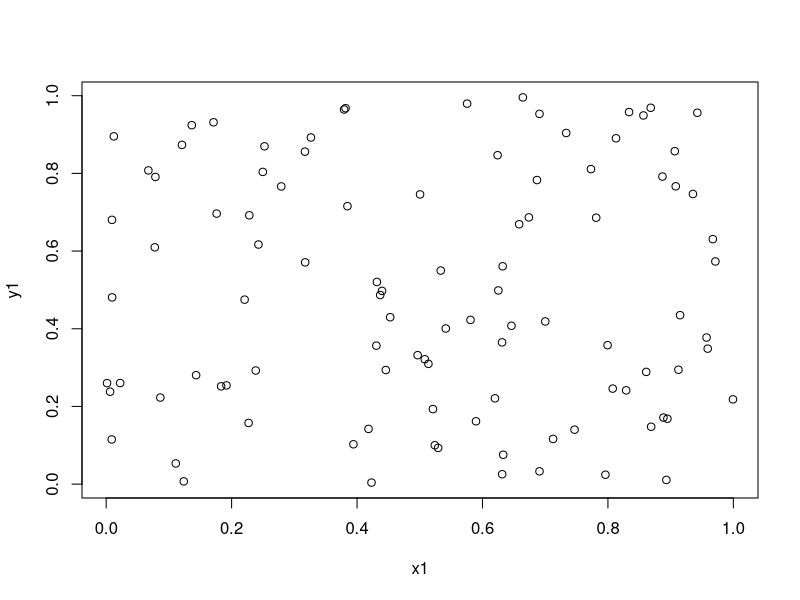
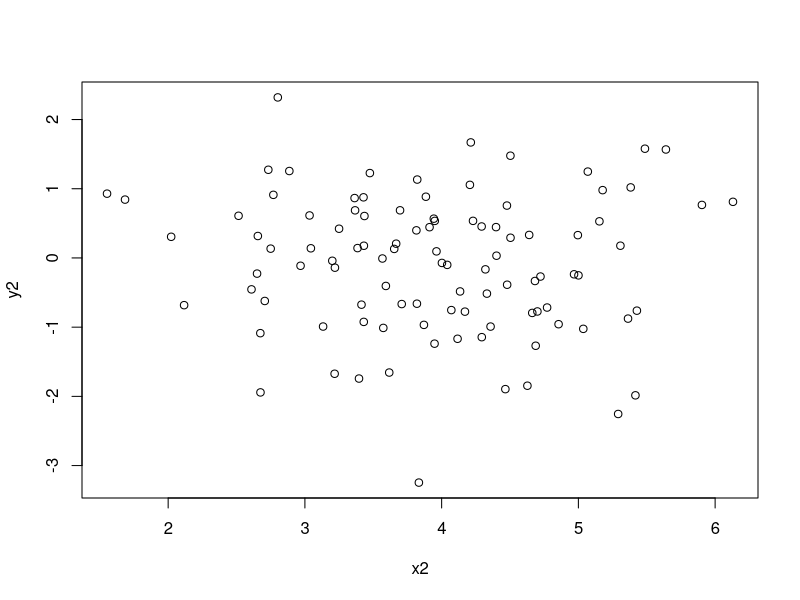
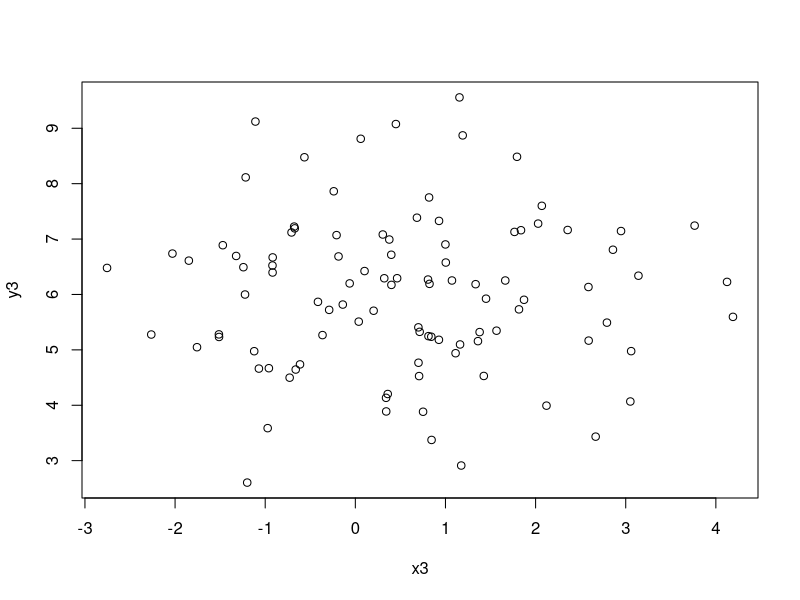
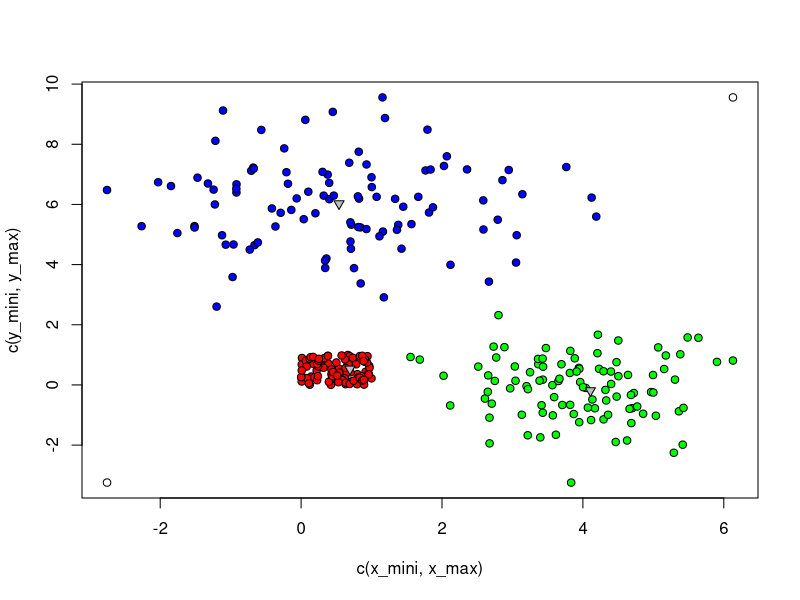

Generate these figures, in order, with R:
#1 generation de 300 donnees au total

#a) generation de x et de y uniforme sur [0,1]
x1 <- runif(100,0,1)
y1 <- runif(100,0,1)
plot(x1,y1)

#b) x et y gaussienne variance = 1, x_moyenne = 4 et y centree
x2 <- rnorm(100,4,1)
y2 <- rnorm(100,0,1)
plot(x2,y2)

#c) x et y gaussienne variance = 2 , x_mean = 0.5, y_mean = 6
x3 <- rnorm(100,0.5,sqrt(2))
y3 <- rnorm(100,6,sqrt(2))
plot(x3,y3)

#fusion des données
x <- c(x1,x2,x3)
y <- c(y1,y2,y3)

x_mini <-min( c(x1,x2,x3))
y_mini <- min(c(y1,y2,y3))
x_max <- max( c(x1,x2,x3))
y_max <- max(c(y1,y2,y3))
plot(c(x_mini,x_max),c(y_mini,y_max))

points(x1,y1,pch=21, bg="red")
points(x2,y2,pch=21, bg="green")
points(x3,y3,pch=21, bg="blue")


#Exo 2 : Classification non supervisée

dist_euclid <- function(x,y){
  return ( sqrt( (x[1]-y[1] )^2 + (x[2] - y[2])^2 ))
}

matrice_moyenne <- function(X,Y){
  m <- length(X)
  M <- matrix(rep(NA,m),m, m)
  for(i in 1:m){
    j=1
    while(j<i){
      x1 <- cbind(X[i], Y[i])
      x2 <- cbind(X[j], Y[j])
      M[i,j] <- dist_euclid( x1, x2 )
      j <- j+1
    }
  }
  return(M)
}

#nos classe de départ composé des singletons 
classe <<- cbind(x,y)

class_ascendate <- function(K){
  M<-matrice_moyenne(x,y) 
  m<- sqrt(length(M))
  n<- sqrt(length(M))
  C <- diag(m)
  #  M <- matrice_moyenne(x,y)
  #  for(i in 1:m){
  #   i_proche <- i + which.min(M[(i+1):m,i]) # on cherche le voisin le plus proche
  #  }
  
  while(m>K){
    
    #cherche indice du min
    ind <- which.min(M) -1
    i <- ind %% m +1 #ligne
    j <- floor(ind/ m)+1 #colonne
    
    #mise a jour de la matrice C
    C[i, ] <- C[i,] + C[j,]
    
    
    #calcul des nouvelle classe
    # classe[i,] <<- ( classe[i,] + classe[j,])/2
    x_temp <- 0
    y_temp <- 0
    
    for(k in 1:n){
      if(C[i,k]>0) {
        x_temp <- x_temp + x[k]
        y_temp <- y_temp + y[k]
      }
    }
    temp <- cbind(x_temp,y_temp)
    
    classe [i,] <<- temp / sum(C[i,])
    
    C <- C[-j,] 
    classe <<- classe[-j,] # on enlève les points qui ne nous intéressent plus
    
    #mettre a jour les distances
    M <- matrice_moyenne(classe[,1],classe[,2])
    
    m <- sqrt(length(M))
    
  }
  return (t(C))
}
res <- class_ascendate(3)
print(classe)
points(classe[,1],classe[,2],pch=25, bg="grey")
